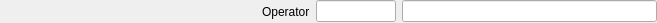
<?xml version="1.0" encoding="UTF-8"?>
<ui version="4.0">
 <class>FCashReportByItem</class>
 <widget class="QWidget" name="FCashReportByItem">
  <property name="geometry">
   <rect>
    <x>0</x>
    <y>0</y>
    <width>657</width>
    <height>23</height>
   </rect>
  </property>
  <property name="windowTitle">
   <string>Form</string>
  </property>
  <layout class="QHBoxLayout" name="horizontalLayout">
   <property name="sizeConstraint">
    <enum>QLayout::SetMinimumSize</enum>
   </property>
   <property name="leftMargin">
    <number>0</number>
   </property>
   <property name="topMargin">
    <number>0</number>
   </property>
   <property name="rightMargin">
    <number>0</number>
   </property>
   <property name="bottomMargin">
    <number>0</number>
   </property>
   <item>
    <widget class="WDate2" name="wd" native="true"/>
   </item>
   <item>
    <spacer name="horizontalSpacer">
     <property name="orientation">
      <enum>Qt::Horizontal</enum>
     </property>
     <property name="sizeHint" stdset="0">
      <size>
       <width>247</width>
       <height>20</height>
      </size>
     </property>
    </spacer>
   </item>
   <item>
    <widget class="QLabel" name="label_3">
     <property name="text">
      <string>Operator</string>
     </property>
    </widget>
   </item>
   <item>
    <widget class="EQLineEdit" name="leOperator">
     <property name="maximumSize">
      <size>
       <width>80</width>
       <height>16777215</height>
      </size>
     </property>
    </widget>
   </item>
   <item>
    <widget class="EQLineEdit" name="leOperatorName">
     <property name="readOnly">
      <bool>true</bool>
     </property>
    </widget>
   </item>
  </layout>
 </widget>
 <customwidgets>
  <customwidget>
   <class>EQLineEdit</class>
   <extends>QLineEdit</extends>
   <header location="global">eqlineedit.h</header>
   <slots>
    <signal>customButtonClicked(bool)</signal>
   </slots>
  </customwidget>
  <customwidget>
   <class>WDate2</class>
   <extends>QWidget</extends>
   <header location="global">wdate2.h</header>
   <container>1</container>
  </customwidget>
 </customwidgets>
 <resources/>
 <connections/>
</ui>
